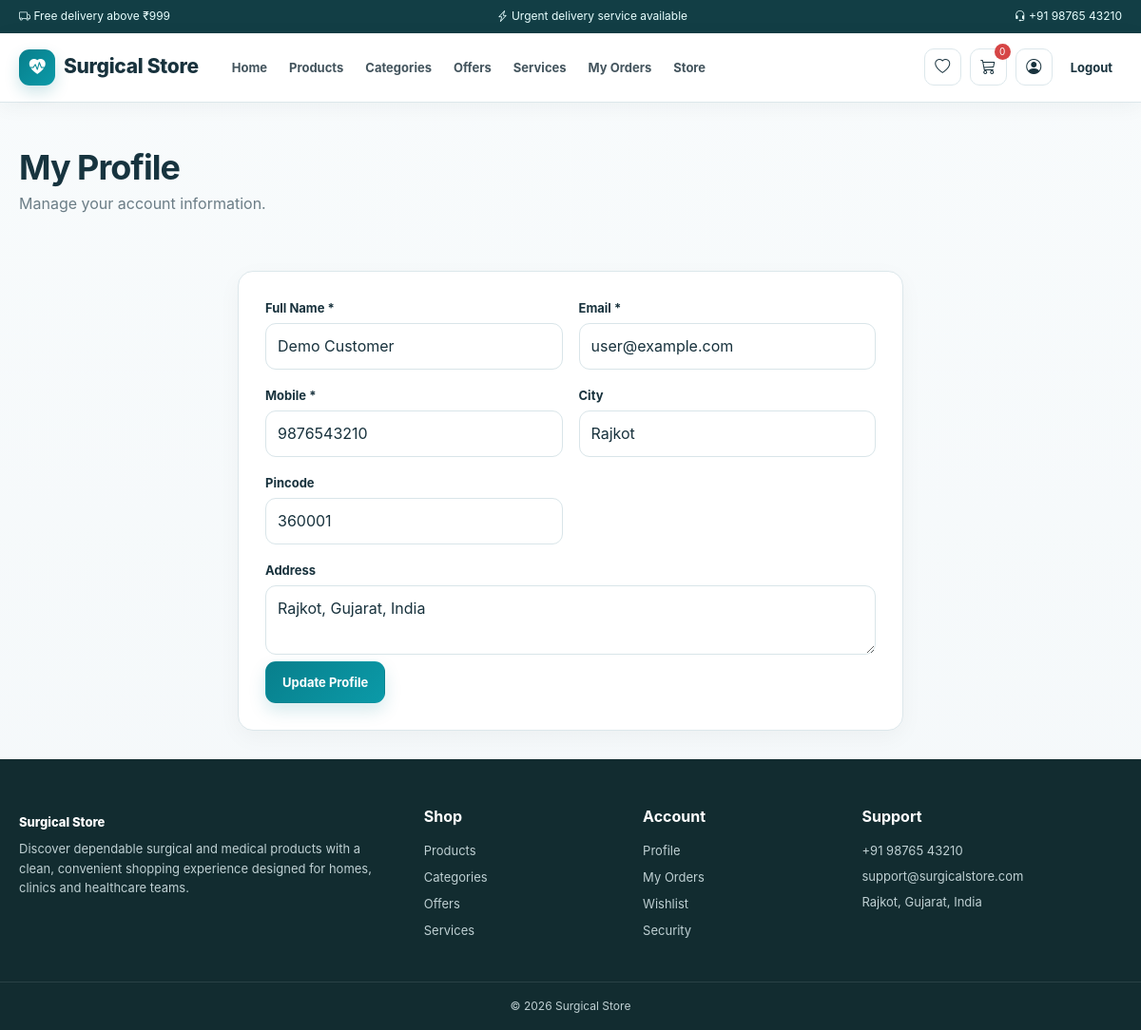
The app's page /User/profile.php (signed in) with its own data.
### tables this page shows
CREATE TABLE site_settings (
  setting_id INT AUTO_INCREMENT PRIMARY KEY,
  setting_key VARCHAR(100) NOT NULL UNIQUE,
  setting_value TEXT NOT NULL,
  updated_at TIMESTAMP DEFAULT CURRENT_TIMESTAMP ON UPDATE CURRENT_TIMESTAMP
);

CREATE TABLE register (
  id INT AUTO_INCREMENT PRIMARY KEY,
  fullname VARCHAR(100) NOT NULL,
  email VARCHAR(150) NOT NULL UNIQUE,
  mobile VARCHAR(15) NOT NULL,
  password VARCHAR(255) NOT NULL,
  address VARCHAR(255) DEFAULT '',
  city VARCHAR(80) DEFAULT '',
  pincode VARCHAR(10) DEFAULT '',
  role ENUM('user','admin') NOT NULL DEFAULT 'user',
  status ENUM('active','inactive','blocked') NOT NULL DEFAULT 'active',
  created_at TIMESTAMP DEFAULT CURRENT_TIMESTAMP
);

### includes/db.php (called while the page is built, shortened)
<?php
require_once __DIR__ . '/../db_config.php';
mysqli_set_charset($con, 'utf8mb4');
function h($v) {
return htmlspecialchars((string)($v ?? ''), ENT_QUOTES, 'UTF-8');
}
function db_one($sql) {
global $con;
$r=mysqli_query($con,$sql);
return $r ? mysqli_fetch_assoc($r) : null;
}
function setting($key,$default='') {
global $con;
$key=mysqli_real_escape_string($con,$key);
$r=mysqli_query($con,"SELECT setting_value FROM site_settings WHERE setting_key='$key' LIMIT 1");
$row=$r?mysqli_fetch_assoc($r):null;
return $row ? $row['setting_value'] : $default;
}
function user_id() {
return (int)($_SESSION['user_id'] ?? 0);
}
function cart_items() {
return $_SESSION['cart'] ?? [];
}
function cart_count() {
$n=0;
return $n;
}
?>

### User/profile.php (the view, shortened to what this page needs)
<?php
require 'layout.php';
$u=db_one('SELECT * FROM register WHERE id='.user_id());
userStart('Profile','');
?>
<div class="container">
<div class="page-head">
<h1>My Profile</h1>
<p>Manage your account information.</p>
</div>
<div class="form-card">
<form method="post" data-validate novalidate>
<div class="form-grid">
<div>
<label>Full Name *</label>
<input name="fullname" value="
<?=
h($u['fullname'])
?>
" data-validation="required alpha min max" data-min="2" data-max="100" required>
</div>
<div>
<label>Email *</label>
<input type="email" name="email" value="
<?=
h($u['email'])
?>
" data-validation="required email" required>
</div>
<div>
<label>Mobile *</label>
<input name="mobile" value="
<?=
h($u['mobile'])
?>
" data-validation="required numeric" required>
</div>
<div>
<label>City</label>
<input name="city" value="
<?=
h($u['city'])
?>
" data-validation="alpha">
</div>
<div>
<label>Pincode</label>
<input name="pincode" value="
<?=
h($u['pincode'])
?>
" data-validation="numeric">
</div>
<div class="full">
<label>Address</label>
<textarea name="address" data-validation="min max" data-min="10" data-max="255">
<?=
h($u['address'])
?>
</textarea>
</div>
</div>
<button class="btn primary">Update Profile</button>
</form>
</div>
</div>
<?php
userEnd();
?>

### User/layout.php (shortened to what this page needs)
<?php
require_once __DIR__.'/../includes/db.php';
function userStart($pageTitle='Surgical Store',$activePage='')  {
$store=setting('store_name','Surgical Store');
?>
<!DOCTYPE html>
<html lang="en">
<head>
<link rel="stylesheet" href="/SurgicalStore/css/style.css">
<link rel="stylesheet" href="https://cdn.jsdelivr.net/npm/bootstrap-icons@1.11.3/font/bootstrap-icons.min.css">
</head>
<body>
<div class="announcement">
<div class="container announcement-inner">
<span>
<i class="bi bi-truck">
</i>
<?=
h(setting('announcement_two'))
?>
</span>
<span>
<i class="bi bi-lightning-charge">
</i>
<?=
h(setting('urgent_text','Urgent delivery service available'))
?>
</span>
<span>
<i class="bi bi-headset">
</i>
<?=
h(setting('phone'))
?>
</span>
</div>
</div>
<header class="site-header">
<div class="container nav-wrap">
<a class="logo" href="index.php">
<span class="logo-icon">
<i class="bi bi-heart-pulse-fill">
</i>
</span>
<span>
<?=
h($store)
?>
</span>
</a>
<nav id="mainNav">
<a class="
<?=
$activePage==='home'?'active':''
?>
" href="index.php">Home</a>
<a class="
<?=
$activePage==='products'?'active':''
?>
" href="products.php">Products</a>
<a class="
<?=
$activePage==='categories'?'active':''
?>
" href="categories.php">Categories</a>
<a class="
<?=
$activePage==='offers'?'active':''
?>
" href="offers.php">Offers</a>
<a class="
<?=
$activePage==='services'?'active':''
?>
" href="services.php">Services</a>
<a class="
<?=
$activePage==='orders'?'active':''
?>
" href="orders.php">My Orders</a>
<a href="../index.php">Store</a>
</nav>
<div class="nav-actions">
<a class="nav-icon" href="wishlist.php">
<i class="bi bi-heart">
</i>
</a>
<a class="nav-icon" href="cart.php">
<i class="bi bi-cart3">
</i>
<span class="nav-count">
<?=
cart_count()
?>
</span>
</a>
<a class="nav-icon" href="profile.php">
<i class="bi bi-person-circle">
</i>
</a>
<a class="login-link" href="logout.php">Logout</a>
</div>
</div>
</header>
<main>
<?php
}
function userEnd()  {
?>
<footer class="footer">
<div class="container footer-grid">
<div>
<a class="footer-brand" href="index.php">
<?=
h(setting('store_name','Surgical Store'))
?>
</a>
<p>
<?=
h(setting('hero_description'))
?>
</p>
</div>
<div>
<h4>Shop</h4>
<a href="products.php">Products</a>
<a href="categories.php">Categories</a>
<a href="offers.php">Offers</a>
<a href="services.php">Services</a>
</div>
<div>
<h4>Account</h4>
<a href="profile.php">Profile</a>
<a href="orders.php">My Orders</a>
<a href="wishlist.php">Wishlist</a>
<a href="change-password.php">Security</a>
</div>
<div>
<h4>Support</h4>
<p>
<?=
h(setting('phone'))
?>
</p>
<p>
<?=
h(setting('email'))
?>
</p>
<p>
<?=
h(setting('address'))
?>
</p>
</div>
</div>
<div class="copyright">©
<?=
date('Y')
?>
<?=
h(setting('store_name','Surgical Store'))
?>
</div>
</footer>
</body>
</html>
<?php
}
?>

### records on screen
site_settings: setting_value "Free delivery above ₹999"
site_settings: setting_value "Urgent delivery service available"
site_settings: setting_value "+91 98765 43210"
site_settings: setting_value "Surgical Store"
register: fullname "Demo Customer", email "user@example.com", mobile "9876543210", city "Rajkot", pincode "360001", address "Rajkot, Gujarat, India"
site_settings: setting_value "Discover dependable surgical and medical products with a clean, convenient shopping experience designed for homes, clinics and healthcare teams."
site_settings: setting_value "support@surgicalstore.com"
site_settings: setting_value "Rajkot, Gujarat, India"

### other values on screen
cart_count() "0"
